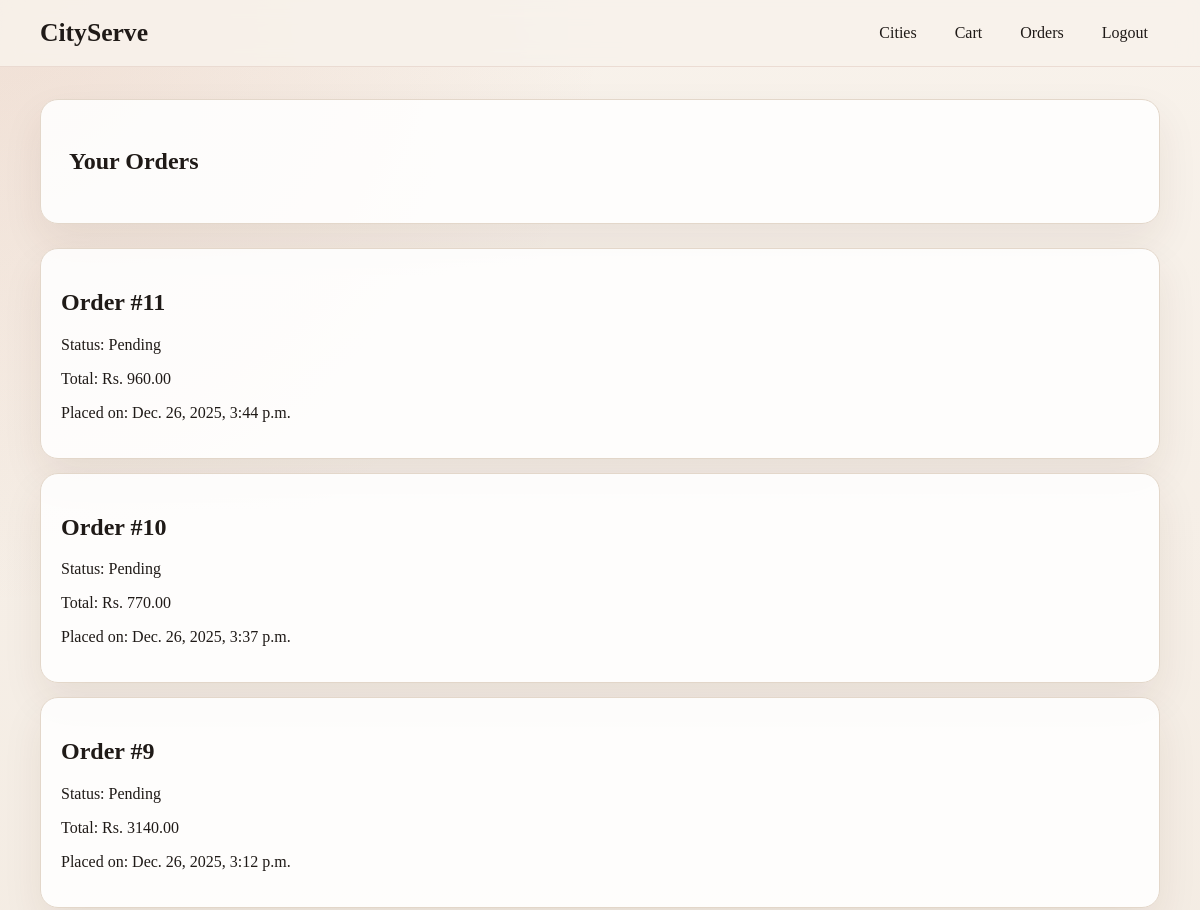
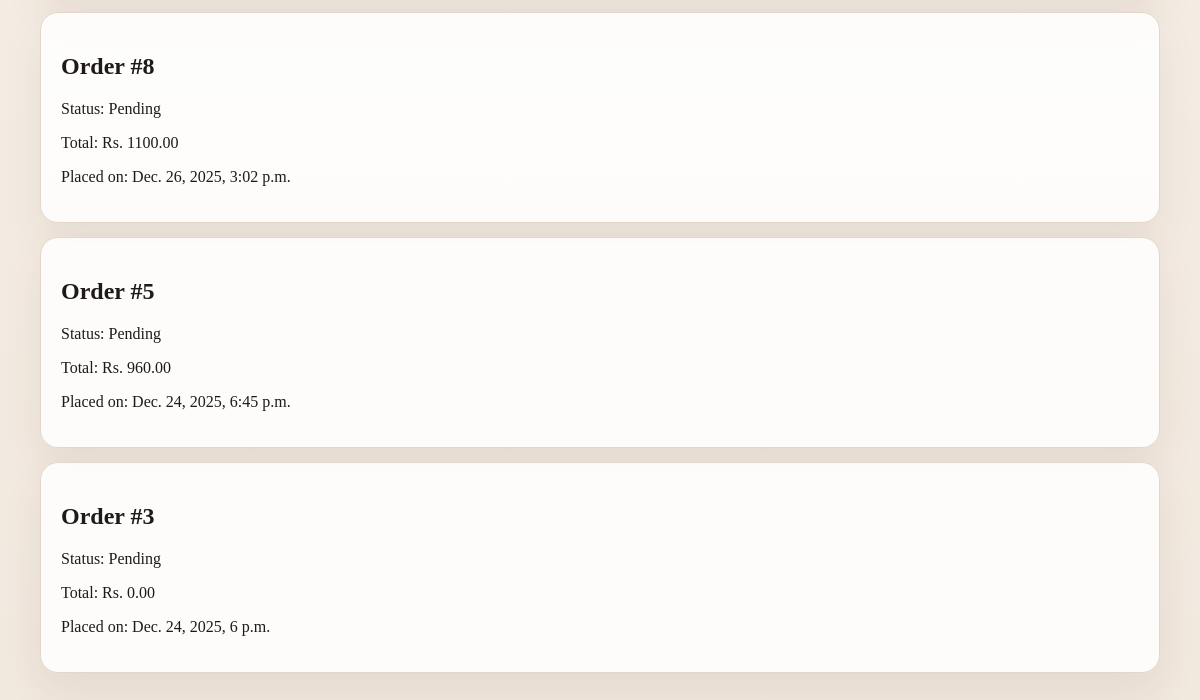
The page /orders/ (signed in) on the database as committed earlier (2 pictures, top to bottom).
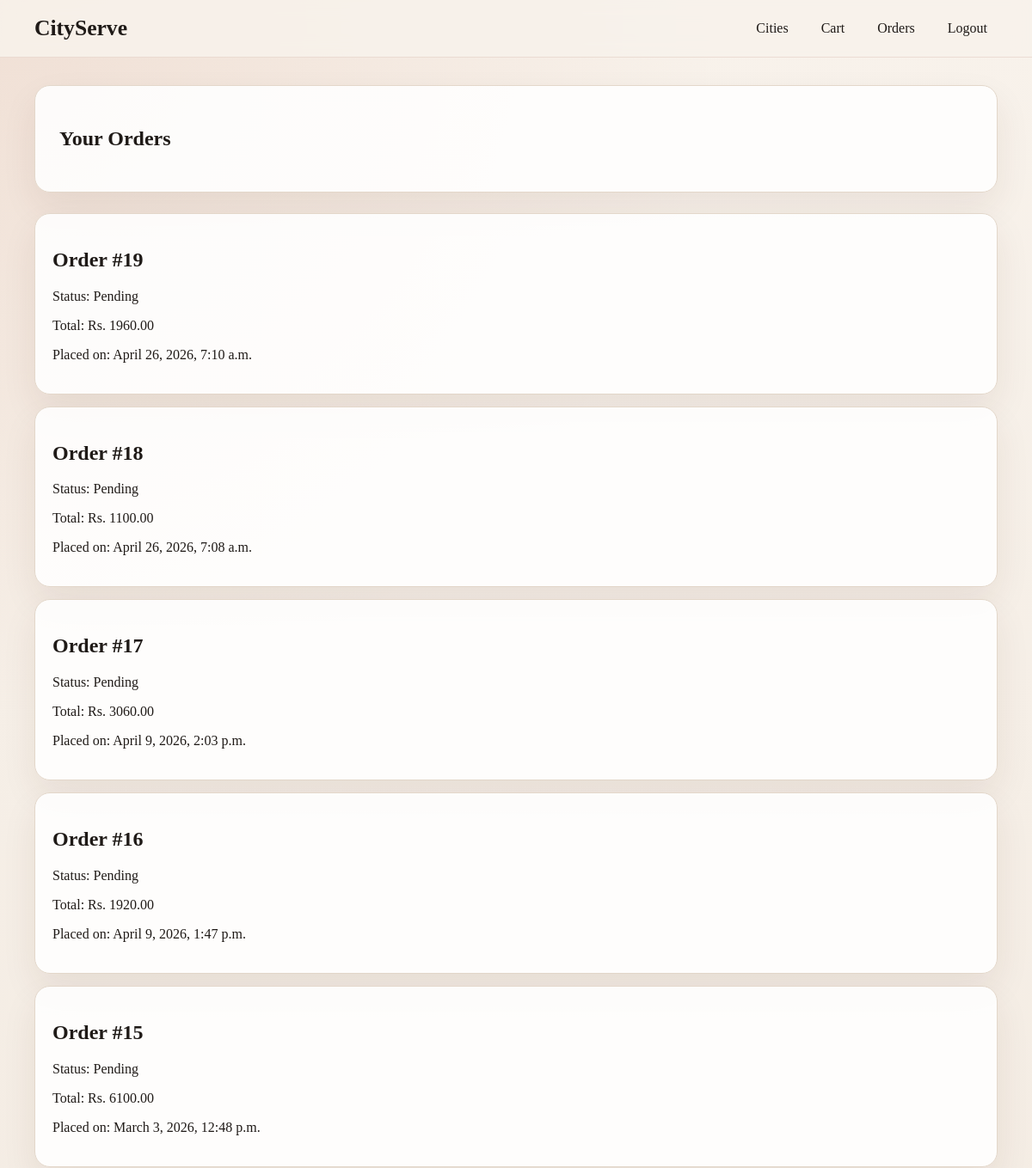
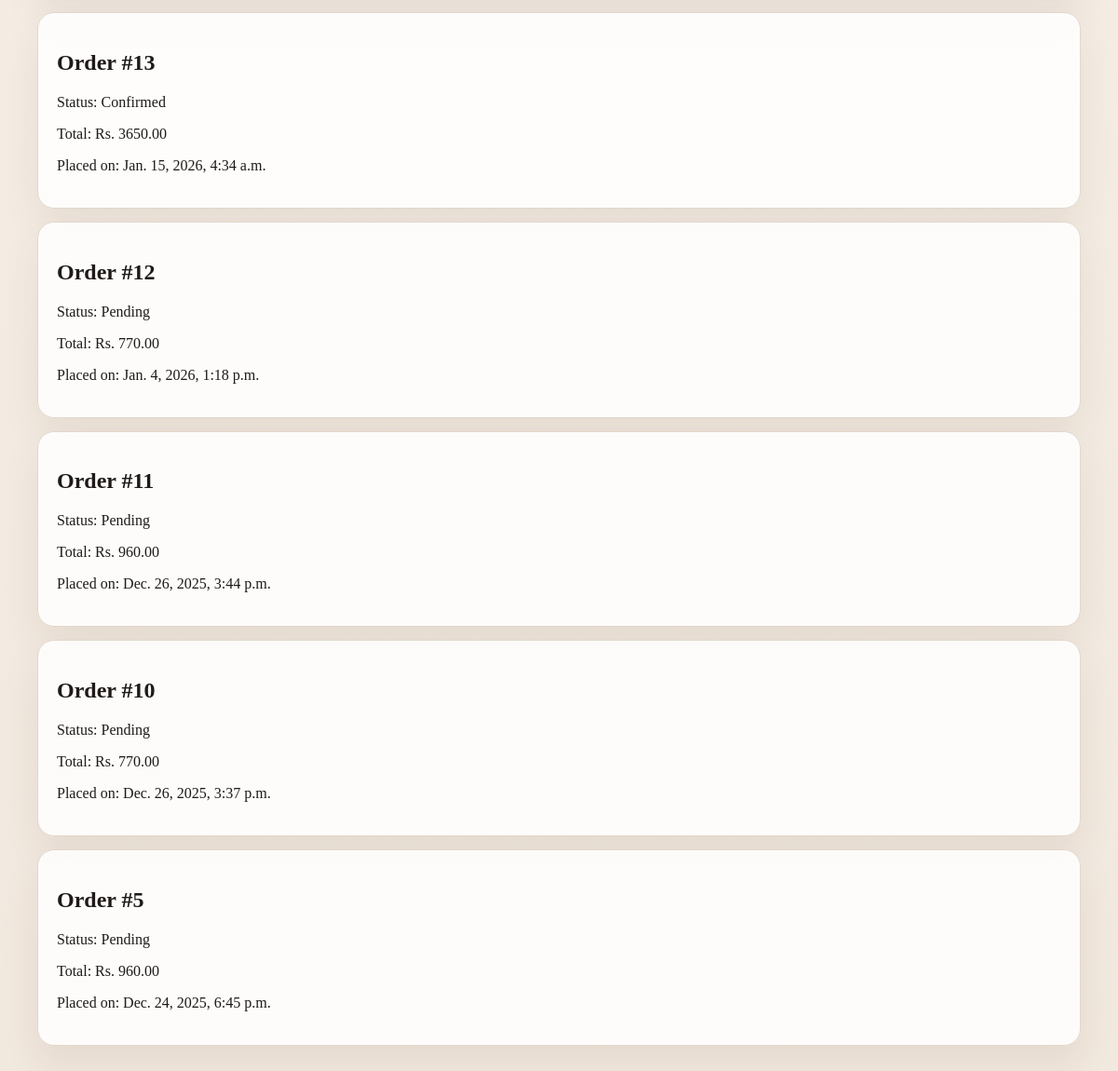
The same page on the database as committed later (2 pictures, top to bottom).
### orders/models.py (models this page shows, shortened)
class Order(models.Model):
    STATUS_CHOICES = [
        ('pending', 'Pending'),
        ('confirmed', 'Confirmed'),
        ('shipped', 'Shipped'),
        ('out_for_delivery', 'Out for Delivery'),
        ('delivered', 'Delivered'),
        ('cancelled', 'Cancelled'),
    ]
    user = models.ForeignKey(User, on_delete=models.CASCADE)
    created_at = models.DateTimeField(auto_now_add=True)
    delivery_option = models.CharField(max_length=50)
    payment_mode = models.CharField(max_length=20)
    status = models.CharField(max_length=20, choices=STATUS_CHOICES, default='pending')
    subtotal = models.DecimalField(max_digits=10, decimal_places=2, default=0)
    discount = models.DecimalField(max_digits=10, decimal_places=2, default=0)
    delivery_charge = models.DecimalField(max_digits=10, decimal_places=2, default=0)
    total = models.DecimalField(max_digits=10, decimal_places=2, default=0)

### orders/views.py (the view)
# urls.py: path('orders/', order_list, name='orders'),
@login_required
def order_list(request):
    orders = Order.objects.filter(user=request.user).order_by('-created_at')
    return render(request, 'orders.html', {'orders': orders})

### templates/orders.html (shortened to what this page needs)
{% extends 'base.html' %}
{% block content %}
<section class="hero-card">
    <h1>Your Orders</h1>
</section>
<section class="stack-list">
    {% for order in orders %}
        <a class="card" href="{% url 'order_detail' order.id %}">
            <h2>Order #{{ order.id }}</h2>
            <p>Status: {{ order.get_status_display }}</p>
            <p>Total: Rs. {{ order.total }}</p>
            <p>Placed on: {{ order.created_at }}</p>
        </a>
    {% empty %}
        <div class="card">
            <p>No orders found.</p>
        </div>
    {% endfor %}
</section>
{% endblock %}

### templates/base.html (shortened to what this page needs)
{% load static %}
<!DOCTYPE html>
<html lang="en">
<head>
    <link rel="stylesheet" href="{% static 'css/style.css' %}">
</head>
<body>
    <header class="site-header">
        <div class="container header-row">
            <a class="brand" href="{% url 'cities' %}">CityServe</a>
            <nav class="site-nav">
                <a href="{% url 'cities' %}">Cities</a>
                {% if user.is_authenticated %}
                    <a href="{% url 'cart' %}">Cart</a>
                    <a href="{% url 'orders' %}">Orders</a>
                    <a href="{% url 'logout' %}">Logout</a>
                {% else %}
                    <a href="{% url 'login' %}">User Login</a>
                    <a href="{% url 'owner_login' %}">Owner Login</a>
                {% endif %}
            </nav>
        </div>
    </header>
    <main class="container page-content">
        {% block content %}{% endblock %}
    </main>
</body>
</html>

### static/css/style.css (style rules this page uses)
:root { --bg: #f4efe8; --surface: #ffffff; --surface-alt: #f7f1ea; --text: #1f1a17; --muted: #6d6258; --border: #e3d7ca; --accent: #b85c38; --accent-dark: #8f4428; --shadow: 0 18px 40px rgba(73, 43, 28, 0.08); --radius: 18px; }
* { box-sizing: border-box; }
body { margin: 0; font-family: Georgia, "Times New Roman", serif; background: radial-gradient(circle at top left, rgba(184, 92, 56, 0.12), transparent 30%), linear-gradient(180deg, #f8f2eb 0%, #f1e8de 100%); color: var(--text); }
a { color: inherit; text-decoration: none; }
.container { width: min(1120px, calc(100% - 32px)); margin: 0 auto; }
.site-header { position: sticky; top: 0; z-index: 10; backdrop-filter: blur(10px); background: rgba(248, 242, 235, 0.88); border-bottom: 1px solid rgba(143, 68, 40, 0.12); }
.header-row { display: flex; justify-content: space-between; align-items: center; gap: 16px; padding: 16px 0; }
.brand { font-size: 1.6rem; font-weight: 700; }
.site-nav { display: flex; flex-wrap: wrap; gap: 14px; }
.site-nav a { padding: 8px 12px; border-radius: 999px; }
.page-content { padding: 32px 0 48px; }
.hero-card, .card { background: rgba(255, 255, 255, 0.88); border: 1px solid var(--border); border-radius: var(--radius); box-shadow: var(--shadow); }
.hero-card { padding: 28px; margin-bottom: 24px; }
.card { padding: 20px; }
.stack-list, .stack-form, .coupon-form, .search-form, .cart-actions { display: flex; flex-direction: column; gap: 14px; }

Rows that differ between the two databases and show on the page:
removed Order: id "9", status "Pending", total "3140.00", created_at "Dec. 26, 2025, 3:12 p.m."
removed Order: id "8", status "Pending", total "1100.00", created_at "Dec. 26, 2025, 3:02 p.m."
removed Order: id "3", status "Pending", total "0.00", created_at "Dec. 24, 2025, 6 p.m."
added Order: id "19", status "Pending", total "1960.00", created_at "April 26, 2026, 7:10 a.m."
added Order: id "18", status "Pending", total "1100.00", created_at "April 26, 2026, 7:08 a.m."
added Order: id "17", status "Pending", total "3060.00", created_at "April 9, 2026, 2:03 p.m."
added Order: id "16", status "Pending", total "1920.00", created_at "April 9, 2026, 1:47 p.m."
added Order: id "15", status "Pending", total "6100.00", created_at "March 3, 2026, 12:48 p.m."
added Order: id "13", status "Confirmed", total "3650.00", created_at "Jan. 15, 2026, 4:34 a.m."
added Order: id "12", status "Pending", total "770.00", created_at "Jan. 4, 2026, 1:18 p.m."
